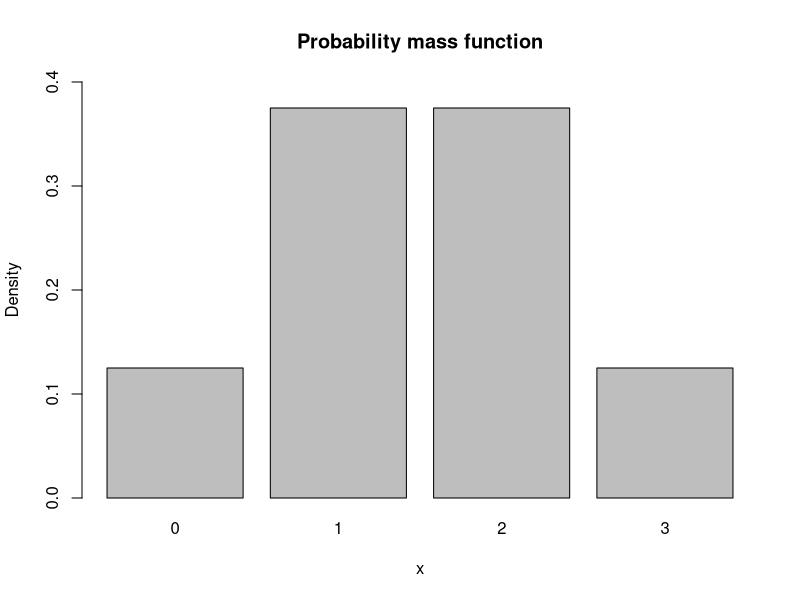
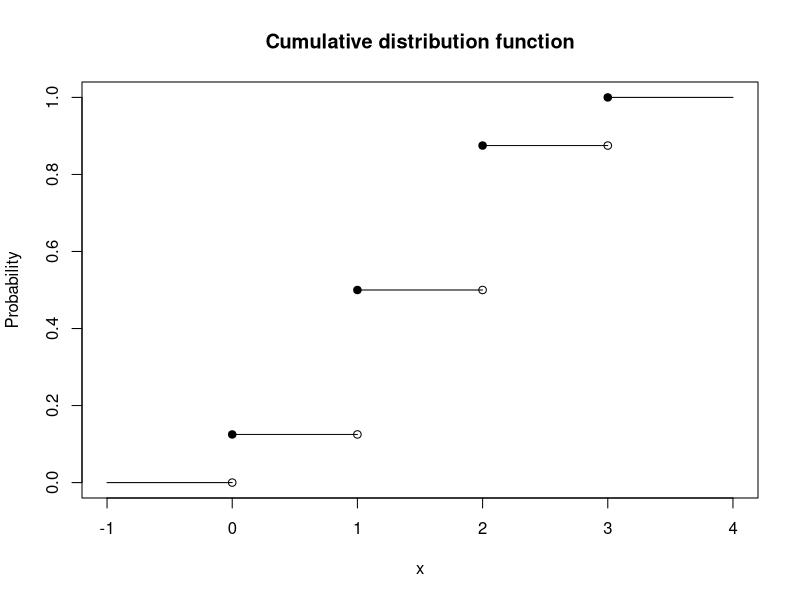
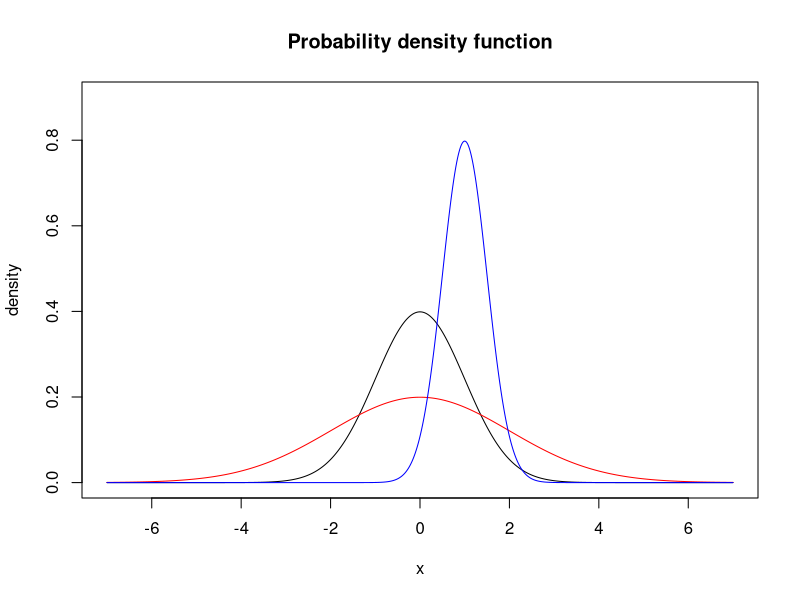
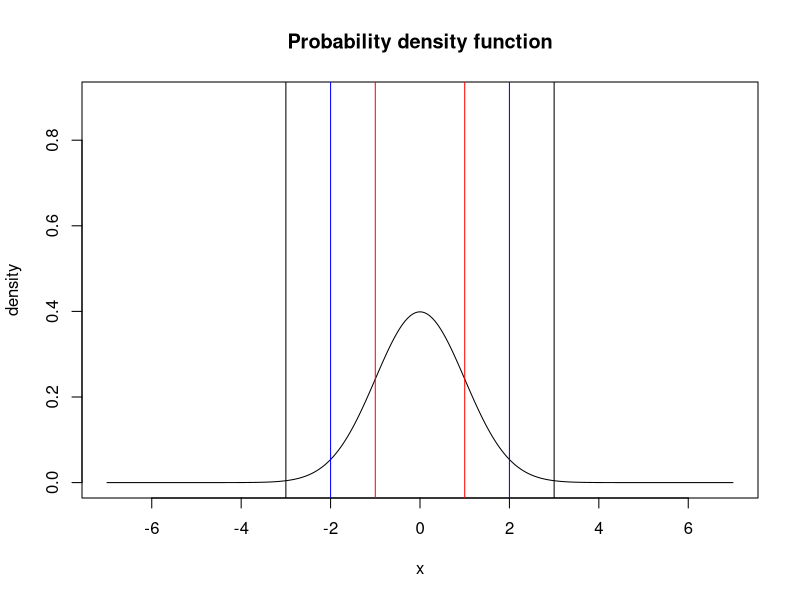

The R script that drew these images, in order:
## ---- chunk 1
options(htmltools.dir.version = FALSE)
r <- getOption("repos")
r["CRAN"] <- "http://cran.cnr.berkeley.edu/"
options(repos = r)
set.seed(12345)
## ---- chunk 2
# prob of 2 successes in 4 trials
dbinom(2, size = 4, prob = 0.5) 
## ---- chunk 3
# prob of 2 or fewer (= 0,1,2) successes in 4 trials
pbinom(2, size = 4, prob = 0.1)
## ---- chunk 4
pbinom(2, size = 4, prob = 0.1) # CDF
sum(dbinom(c(0, 1, 2), 4, 0.1)) # summing up the PDFs
## ---- chunk 5
dbinom(1, 3, 0.5)
## ---- chunk 6
x <- 0:3
barplot(dbinom(x, size = 3, prob = 0.5), ylim = c(0, 0.4), 
        names.arg = x, xlab = "x", 
        ylab = "Density", main = "Probability mass function")
## ---- chunk 7
x <- -1:4
pb <- pbinom(x, size = 3, prob = 0.5)

plot(x[1:2], rep(pb[1], 2), ylim = c(0, 1), type = "s", 
     xlim = c(-1, 4), xlab = "x",ylab = "Probability",
     main = "Cumulative distribution function")

for (i in 2:(length(x)-1)) {
    lines(x[i:(i+1)], rep(pb[i], 2))
}

points(x[2:(length(x)-1)], pb[2:(length(x)-1)], pch = 19)
points(x[2:(length(x)-1)], pb[1:(length(x)-2)])
## ---- chunk 8
# prob of x = 2 with a normally-distributed variable
# with mean = 4 and standard deviation = 3
dnorm(2, mean = 4, sd = 3)
## ---- chunk 9
pnorm(2, mean = 2, sd = 4)
## ---- chunk 10
# Different types of normal distributions
x <- seq(from = -7, to = 7, by = 0.01)
plot(x, dnorm(x), xlab = "x", ylab = "density",
     type = "l",main = "Probability density function",
     ylim = c(0, 0.9))
lines(x, dnorm(x, sd = 2), col = "red")
lines(x, dnorm(x, mean = 1, sd = 0.5), col = "blue")
## ---- chunk 11
x <- seq(from = -7, to = 7, by = 0.01)
lwd <- 1.5
plot(x, dnorm(x), xlab = "x", ylab = "density",
     type = "l",main = "Probability density function",
     ylim = c(0, 0.9))
abline(v= -1, col = "red")
abline(v= 1, col = "red")
abline(v= -2, col = "blue")
abline(v= 2, col = "blue")
abline(v = -3, col = "black")
abline(v = 3, col = "black")
